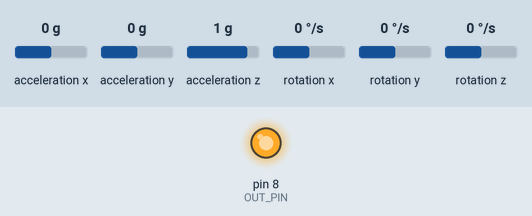
Bench run of a sketch on a simulated Arduino Uno, built with avr-gcc and run on an emulated ATmega328P. Shown: output pins drawn as LEDs (lit = HIGH). The test bench sets the inputs (shaded band); at power-on: acceleration x 0 g, acceleration y 0 g, acceleration z 1 g, rotation x 0 °/s, rotation y 0 °/s, rotation z 0 °/s. What the sketch prints to the serial monitor is not drawn.

Above: at 0.24 s.
Timing chart, 0 to 2.0 s (numbered marks = the images above):
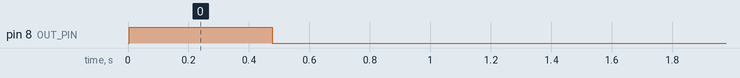

The sketch:

vibration_monitor.ino
```cpp
#include "Wire.h"
#include "I2Cdev.h"
#include "MPU6050.h"

MPU6050 mpu;

const int OUT_PIN = 8;

const float SAMPLE_HZ = 100;

const int WINDOW_N = 50;

const float ALPHA = 0.01;

const float THRESH_G = 0.8;

int16_t ax, ay, az, gx, gy, gz;

float avgAx = 0, avgAy = 0, avgAz = 0;

float sqBuf[WINDOW_N];
int idx = 0;
int filled = 0;

void setup() {
  // put your setup code here, to run once:
  pinMode(OUT_PIN, OUTPUT);
  Serial.begin(115200);
  Wire.begin();

  mpu.initialize();
  if(!mpu.testConnection()){
    Serial.println("MPU6050 not found!");
    while(1); //Stops the program if not MPU6050 is found.
  }
  Serial.println("MPU6050 connected.");

  // Configure sensor ranges and filters
  mpu.setFullScaleAccelRange(MPU6050_ACCEL_FS_4);
  mpu.setFullScaleGyroRange(MPU6050_GYRO_FS_500);
  mpu.setDLPFMode(MPU6050_DLPF_BW_42);
  mpu.setRate(9);
}

void loop() {
  // put your main code here, to run repeatedly:

  unsigned long tStart = micros();

  mpu.getMotion6(&ax, &ay, &az, &gx, &gy, &gz);

  const float SCALE = 8192.0;
  float xg =ax / SCALE;
  float yg = ay / SCALE;
  float zg = az / SCALE;

  // ----------------- High-pass Filter -----------------
  avgAx = (1.0f -  ALPHA) * avgAx + ALPHA * xg;
  avgAy = (1.0f - ALPHA) * avgAy + ALPHA * yg;
  avgAz = (1.0f - ALPHA) * avgAz + ALPHA * zg;

  float hx = xg - avgAx;
  float hy = yg - avgAy;
  float hz = zg - avgAz;

  // Instantenous magnitude of the vibrations (using pythagoras theorem)
  float mag = sqrt(hx*hx + hy*hy + hz*hz);

  // ----------------- RMS Calculations -----------------
  // Smooth out fluctuations by averaging last WINDOW_N samples
  sqBuf[idx] = mag * mag;
  idx = (idx + 1) % WINDOW_N;
  if(filled < WINDOW_N) filled++;

  float sum = 0.0f;
  for(int i = 0; i< filled; i++){
    sum += sqBuf[i];
  }

  float rms = sqrt(sum/filled);

  // ----------------- Trigger Detection -----------------
  bool trigger = (rms> THRESH_G);
  digitalWrite(OUT_PIN, trigger ? HIGH : LOW);

  // ----------------- Arduino Serial Plotter Output -----------------
  static int counter = 0;
  if (++counter % 5 == 0) {   // print 1 out of 5 samples → 20 Hz instead of 100 Hz
    Serial.print("rms:"); Serial.print(rms, 4);
    Serial.print("\tmag:"); Serial.print(mag, 4);
    Serial.print("\tth:");  Serial.println(THRESH_G, 4);

    // ---- CSV for Python ----
    Serial.print(millis()); Serial.print(',');
    Serial.print(mag, 6);   Serial.print(',');
    Serial.println(rms, 6);
  }


  // ----------------- Keep ~100 Hz sample rate -----------------
  const float period_us = 1000000.0f / SAMPLE_HZ; // target period in us (microsecond)
  unsigned long elapsed = micros() - tStart;
  if(elapsed < period_us){
    delayMicroseconds(period_us - elapsed);
  }
}
```

Measured:
- by itself, pin 8 (OUT_PIN): LOW → HIGH at 0.00 s, → LOW 0.47 s later
